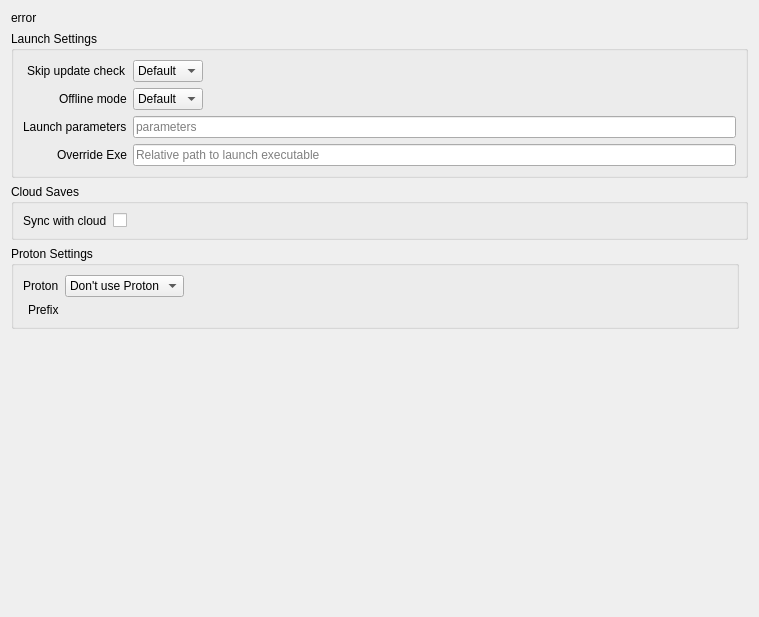
<?xml version="1.0" encoding="UTF-8"?>
<ui version="4.0">
 <class>GameSettings</class>
 <widget class="QWidget" name="GameSettings">
  <property name="geometry">
   <rect>
    <x>0</x>
    <y>0</y>
    <width>759</width>
    <height>617</height>
   </rect>
  </property>
  <property name="windowTitle">
   <string>GameSettings</string>
  </property>
  <layout class="QVBoxLayout" name="game_settings_layout">
   <item alignment="Qt::AlignTop">
    <widget class="QLabel" name="game_title">
     <property name="text">
      <string notr="true">error</string>
     </property>
     <property name="textInteractionFlags">
      <set>Qt::LinksAccessibleByMouse|Qt::TextSelectableByMouse</set>
     </property>
    </widget>
   </item>
   <item>
    <widget class="QGroupBox" name="launch_settings_groupbox">
     <property name="sizePolicy">
      <sizepolicy hsizetype="Preferred" vsizetype="Maximum">
       <horstretch>0</horstretch>
       <verstretch>0</verstretch>
      </sizepolicy>
     </property>
     <property name="title">
      <string>Launch Settings</string>
     </property>
     <layout class="QFormLayout" name="launch_settings_layout">
      <property name="labelAlignment">
       <set>Qt::AlignRight|Qt::AlignTrailing|Qt::AlignVCenter</set>
      </property>
      <item row="0" column="0">
       <widget class="QLabel" name="skip_update_label">
        <property name="text">
         <string>Skip update check</string>
        </property>
       </widget>
      </item>
      <item row="0" column="1">
       <widget class="QComboBox" name="skip_update">
        <property name="sizePolicy">
         <sizepolicy hsizetype="Maximum" vsizetype="Fixed">
          <horstretch>0</horstretch>
          <verstretch>0</verstretch>
         </sizepolicy>
        </property>
        <item>
         <property name="text">
          <string>Default</string>
         </property>
        </item>
        <item>
         <property name="text">
          <string>Yes</string>
         </property>
        </item>
        <item>
         <property name="text">
          <string>No</string>
         </property>
        </item>
       </widget>
      </item>
      <item row="1" column="0">
       <widget class="QLabel" name="offline_label">
        <property name="text">
         <string>Offline mode</string>
        </property>
       </widget>
      </item>
      <item row="1" column="1">
       <widget class="QComboBox" name="offline">
        <property name="sizePolicy">
         <sizepolicy hsizetype="Maximum" vsizetype="Fixed">
          <horstretch>0</horstretch>
          <verstretch>0</verstretch>
         </sizepolicy>
        </property>
        <item>
         <property name="text">
          <string>Default</string>
         </property>
        </item>
        <item>
         <property name="text">
          <string>Yes</string>
         </property>
        </item>
        <item>
         <property name="text">
          <string>No</string>
         </property>
        </item>
       </widget>
      </item>
      <item row="2" column="0">
       <widget class="QLabel" name="launch_params_label">
        <property name="text">
         <string>Launch parameters</string>
        </property>
       </widget>
      </item>
      <item row="2" column="1">
       <widget class="QLineEdit" name="launch_params">
        <property name="minimumSize">
         <size>
          <width>400</width>
          <height>0</height>
         </size>
        </property>
        <property name="placeholderText">
         <string>parameters</string>
        </property>
       </widget>
      </item>
      <item row="3" column="0">
       <widget class="QLabel" name="override_exe_label">
        <property name="text">
         <string>Override Exe</string>
        </property>
       </widget>
      </item>
      <item row="3" column="1">
       <widget class="QLineEdit" name="override_exe_edit">
        <property name="placeholderText">
         <string>Relative path to launch executable</string>
        </property>
       </widget>
      </item>
     </layout>
    </widget>
   </item>
   <item>
    <widget class="QGroupBox" name="cloud_gb">
     <property name="title">
      <string>Cloud Saves</string>
     </property>
     <layout class="QFormLayout" name="cloud_saves_layout">
      <property name="labelAlignment">
       <set>Qt::AlignRight|Qt::AlignTrailing|Qt::AlignVCenter</set>
      </property>
      <item row="0" column="0">
       <widget class="QLabel" name="cloud_sync_label">
        <property name="text">
         <string>Sync with cloud</string>
        </property>
       </widget>
      </item>
      <item row="0" column="1">
       <widget class="QCheckBox" name="cloud_sync">
        <property name="text">
         <string notr="true"/>
        </property>
       </widget>
      </item>
     </layout>
    </widget>
   </item>
   <item>
    <widget class="QScrollArea" name="linux_settings_scroll">
     <property name="frameShape">
      <enum>QFrame::NoFrame</enum>
     </property>
     <property name="horizontalScrollBarPolicy">
      <enum>Qt::ScrollBarAlwaysOff</enum>
     </property>
     <property name="sizeAdjustPolicy">
      <enum>QAbstractScrollArea::AdjustToContents</enum>
     </property>
     <property name="widgetResizable">
      <bool>true</bool>
     </property>
     <widget class="QWidget" name="linux_settings_contents">
      <property name="geometry">
       <rect>
        <x>0</x>
        <y>0</y>
        <width>741</width>
        <height>341</height>
       </rect>
      </property>
      <layout class="QVBoxLayout" name="linux_settings_contents_layout">
       <property name="leftMargin">
        <number>0</number>
       </property>
       <property name="topMargin">
        <number>0</number>
       </property>
       <property name="rightMargin">
        <number>9</number>
       </property>
       <property name="bottomMargin">
        <number>0</number>
       </property>
       <item alignment="Qt::AlignTop">
        <widget class="QGroupBox" name="proton_groupbox">
         <property name="title">
          <string>Proton Settings</string>
         </property>
         <layout class="QFormLayout" name="proton_layout">
          <property name="labelAlignment">
           <set>Qt::AlignRight|Qt::AlignTrailing|Qt::AlignVCenter</set>
          </property>
          <item row="1" column="0">
           <widget class="QLabel" name="proton_wrapper_label">
            <property name="text">
             <string>Proton</string>
            </property>
           </widget>
          </item>
          <item row="1" column="1">
           <widget class="QComboBox" name="proton_wrapper">
            <property name="sizePolicy">
             <sizepolicy hsizetype="Maximum" vsizetype="Fixed">
              <horstretch>0</horstretch>
              <verstretch>0</verstretch>
             </sizepolicy>
            </property>
            <item>
             <property name="text">
              <string>Don't use Proton</string>
             </property>
            </item>
           </widget>
          </item>
          <item row="2" column="0">
           <widget class="QLabel" name="proton_prefix_label">
            <property name="text">
             <string>Prefix</string>
            </property>
           </widget>
          </item>
          <item row="2" column="1">
           <layout class="QVBoxLayout" name="proton_prefix_layout"/>
          </item>
         </layout>
        </widget>
       </item>
      </layout>
     </widget>
    </widget>
   </item>
  </layout>
 </widget>
 <resources/>
 <connections/>
</ui>
